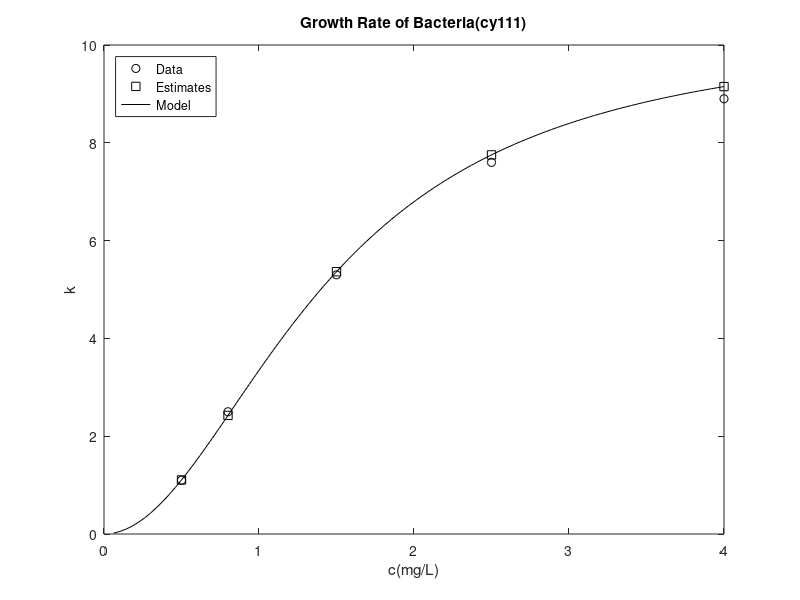

Write MATLAB code to recreate this figure.
% [FIVE.m]
% [Cemal Yagcioglu]
% [November 20,2016]
% Based on: Linearized Regression Example Code 
% Written by: Michael R. Gustafson II
% I have adhered to all the tenets of the 
% Duke Community Standard in creating this code.
% Signed: [cy111]

%% Initialize the workspace
clear; format short e

%% Rename and create model data
c = [0.5 0.8 1.5 2.5 4]
k = [1.1 2.5 5.3 7.6 8.9]
Divk=1./k
Divc=1./(c.^2)
x=Divc'
y=Divk'
xmodel=linspace(min(x),max(x),100)

%% Define model equation and A matrix

        yeqn = @(coefs, x) coefs(1)*x.^1 + coefs(2)*x.^0;
        
        A    =                     [x.^1            x.^0];
    

%% Determine the function coefficients
MyCoefs = A\y

%% Generate estimates and model
yhat   = yeqn(MyCoefs, x);




%% Calculate statistics
% Compute sum of the squares of the data residuals
St = sum(( y - mean(y) ).^2)

% Compute sum of the squares of the estimate residuals
Sr = sum(( y - yhat ).^2)

% Compute the coefficient of determination
r2 = (St - Sr) / St

kmax = 1/MyCoefs(2)
cs = MyCoefs(1)*kmax

ymodel=(kmax.*xmodel.^2)./(cs+xmodel.^2)
yvalues=(kmax.*c.^2)./(cs+c.^2)
plot(c,      k,      'ko',...
     c,      yvalues,   'ks',...
     xmodel, ymodel, 'k-');
 xlabel('c(mg/L)')
 ylabel('k')
 title('Growth Rate of Bacteria(cy111)')
 legend('Data', 'Estimates', 'Model', 'location', 'northwest')
print -depsc BacteriaPlot